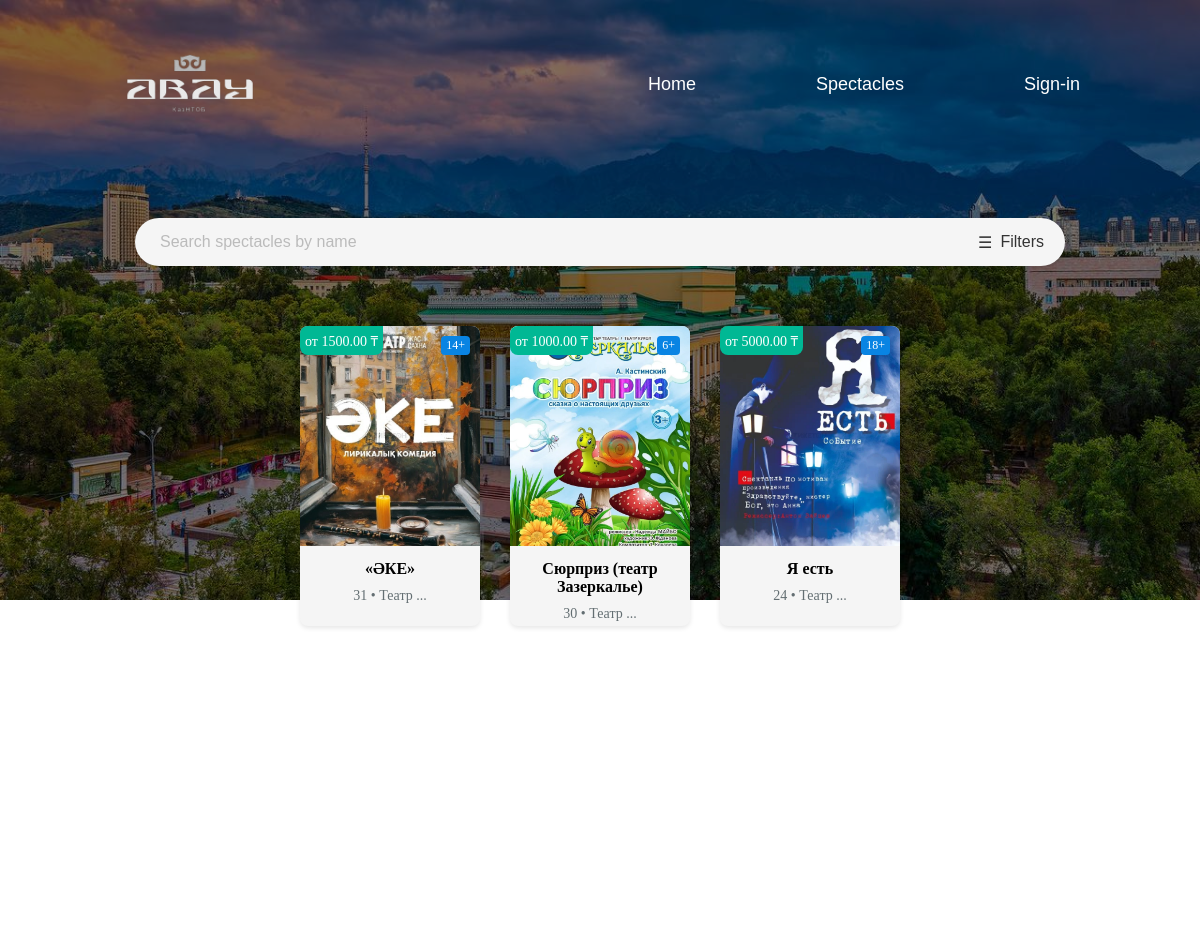
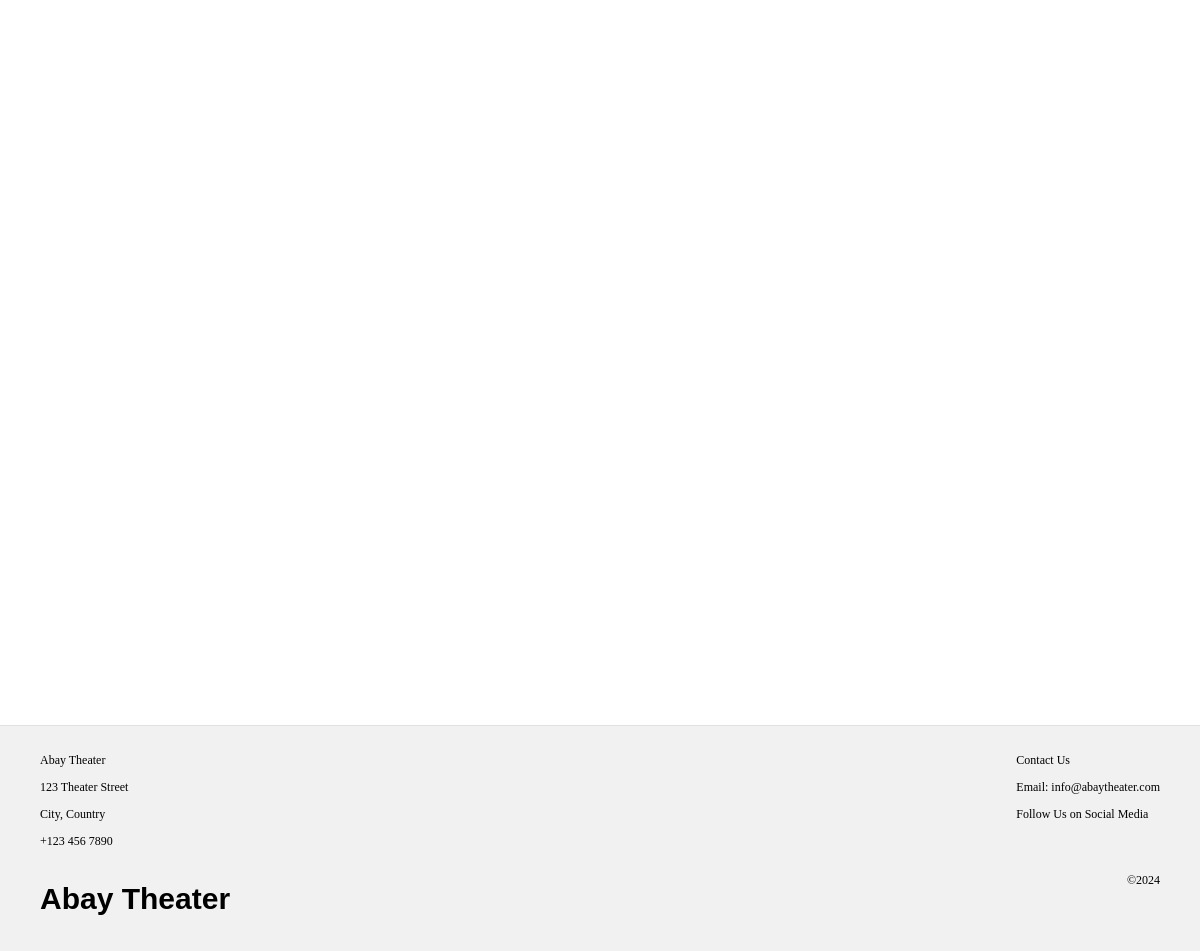
/spectacles/, run on the app's committed database (2 pictures, top to bottom).
### services/models.py (models this page shows, shortened)
class Spectacle(models.Model):
    title = models.CharField(max_length=60)
    image = models.ImageField(upload_to='media/img/spectacles', null=True)
    description = models.CharField(max_length=255)
    price = models.DecimalField(max_digits=10, decimal_places=2, validators=[MinValueValidator(0)])
    duration = models.IntegerField(validators=[MinValueValidator(0)])
    datetime_passing = models.DateTimeField()
    theater_director = models.CharField(max_length=125)
    hall = models.OneToOneField(Hall, on_delete=models.DO_NOTHING, related_name='spectacles')
    age_limit = models.IntegerField(validators=[MinValueValidator(0), MaxValueValidator(100)], default=6)

### services/views.py (the view)
# urls.py: path('spectacles/', views.spectacles, name='spectacles'),
def spectacles(request):
    search_query = ''
    db_spectacles = Spectacle.objects.all()
    if request.method == 'POST':
        search_form = SearchForm(request.POST)
        if search_form.is_valid():
            title = search_form.cleaned_data['title']
            search_query = title
            db_spectacles = Spectacle.objects.filter(title__icontains=title)
    else:
        search_form = SearchForm()
    context = {'spectacles': db_spectacles,
               "search_form": search_form,
               "search_query": search_query}
    return render(request, 'services/spectacles.html', context)

### services/forms.py
class SearchForm(forms.Form):
    title = forms.CharField(max_length=100)

### templates/services/spectacles.html (shortened to what this page needs)
{% extends 'base.html' %}
{% load static %}
{% block container %}
    <link rel="stylesheet" href="{% static 'css/spectacles.css' %}">
    <div class="search-section">
        <form method="POST">
            <div class="search-bar" style="width: 900px">
                <input type="text" name="title" id="search-input" placeholder="Search spectacles by name"
                       value="{{ search_query }}">
                <button class="filter-button" onclick="">Filters</button>
            </div>
        </form>
    </div>
    <div class="card-container" style="width: 60%; margin: 40px auto;">
        {% for spectacle in spectacles %}
            <div class="card" data-category="cabaret" data-date="2024-06-30">
                <div class="card-inner">
                    <div class="card-front">
                        <img src="{{ spectacle.image.url }}" alt="MUHA cabaret">
                        <div class="price">от {{ spectacle.price }} ₸</div>
                        <div class="age">{{ spectacle.age_limit }}+</div>
                        <h3>{{ spectacle.title }}</h3>
                        <p>{{ spectacle.datetime_passing.day }} {{ spectacle.datetime_passing.day|date:"F" }} • Театр ...</p>
                    </div>
                    <div class="card-back">
                        <h3>More Info</h3>
                        <p>Details about the spectacle...</p>
                        <button onclick="window.location.href='{% url 'details' spectacle.pk %}'">Buy Ticket</button>
                    </div>
                </div>
            </div>
        {% endfor %}
    </div>
{% endblock %}

### templates/base.html (shortened to what this page needs)
{% load static %}
<!DOCTYPE html>
<html lang="en">
<head>
    <link rel="stylesheet" href="{% static 'css/styles.css' %}">
    <link rel="stylesheet" href="{% static 'css/modal.css' %}">
</head>
<body>
<header>
    <img src="{% static 'img/logo.png' %}" onclick="window.location.href = '{% url 'home' %}'" alt="" width="300"
     style="position:relative; right: 80px; filter: invert(100%) sepia(0%) saturate(0%) hue-rotate(0deg) brightness(100%) contrast(100%);">
    <div class="navbar">
        <a href="{% url 'home' %}">Home</a>
        <a href="{% url 'spectacles' %}">Spectacles</a>
        {% if user.is_authenticated %}
            {% if user.is_staff %}
                <a href="/admin/">Dashboard</a>
            {% else %}
                <a href="{% url 'my_tickets' %}">My tickets</a>
            {% endif %}
            <a href="{% url 'logout' %}?next={{ request.path }}" id="logoutBtn" class="logout">Logout</a>
        {% else %}
            <a href="#" id="openModalBtn">Sign-in</a>
        {% endif %}
    </div>
</header>
<main>
    {% block container %}
    {% endblock %}
</main>
<footer>
    <div class="up-footer">
        <div class="first-column">
            <p>Abay Theater</p>
            <p>123 Theater Street</p>
            <p>City, Country</p>
            <p>+123 456 7890</p>
        </div>
        <div class="second-column">
            <p>Contact Us</p>
            <p>Email: info@abaytheater.com</p>
            <p>Follow Us on Social Media</p>
        </div>
    </div>
    <div class="bottom-footer">
        <h1>Abay Theater</h1>
        <p>©2024</p>
    </div>
</footer>
</body>
</html>

### static/css/styles.css (style rules this page uses)
body { margin: 0; padding: 0; height: 100%; display: flex; flex-direction: column; position: relative; z-index: 0; }
body::before { content: ""; position: fixed; top: 0; left: 0; right: 0; bottom: 0; background-image: url("../img/photo_2024-05-27_08-39-21.jpg"); background-repeat: no-repeat; background-attachment: fixed; background-size: 100%; filter: brightness(50%); z-index: -1; }
h1 { font-family: Graphik, sans-serif; font-size: 30px; }
header { display: flex; justify-content: space-between; padding: 0 10%; z-index: 100; cursor: pointer; }
.navbar { width: 45%; display: flex; align-items: center; justify-content: space-between; }
.navbar a { text-decoration: none; font-family: Graphik, sans-serif; color: #ffffff; font-size: 18px; line-height: 26px; }
footer { color: black; padding: 15px 40px; font-size: 12px; margin-top: auto; background-color: #f1f1f1; border-top: 1px solid #e0e0e0; }
.up-footer { display: flex; justify-content: space-between; }
.bottom-footer { display: flex; justify-content: space-between; }

### static/css/spectacles.css (style rules this page uses)
.search-section { display: flex; flex-direction: column; align-items: center; margin-top: 50px; }
.search-bar { display: flex; align-items: center; background-color: #f5f5f5; border-radius: 25px; padding: 5px 15px; box-shadow: 0 2px 4px rgba(0, 0, 0, 0.1); }
.search-bar input { border: none; background: none; outline: none; flex-grow: 1; padding: 10px; font-size: 16px; }
.search-bar input::placeholder { color: #bbb; }
.filter-button { border: none; background: none; cursor: pointer; font-size: 16px; color: #333; display: flex; align-items: center; }
.filter-button::before { content: "\2630"; margin-right: 8px; }
.card-container { display: flex; flex-wrap: wrap; gap: 30px; justify-content: center; padding: 20px; }
.card { perspective: 1000px; width: 180px; height: 300px; }
.card-inner { position: relative; width: 100%; height: 100%; transition: transform 0.8s; transform-style: preserve-3d; }
.card-front, .card-back { position: absolute; width: 100%; height: 100%; backface-visibility: hidden; border-radius: 8px; box-shadow: 0 2px 5px rgba(0, 0, 0, 0.1); overflow: hidden; text-align: center; }
.card-front { background-color: #f5f5f5; }
.card-back { background-color: #e2e2e2; transform: rotateY(180deg); display: flex; flex-direction: column; justify-content: center; align-items: center; padding: 20px; }
.card img { width: 100%; height: 220px; object-fit: cover; }
.card .price { background-color: #00b894; color: white; padding: 5px; border-radius: 0 0 8px 8px; position: absolute; top: 0; left: 0; font-size: 14px; }
.card .age { background-color: #0984e3; color: white; padding: 2px 5px; border-radius: 4px; position: absolute; top: 10px; right: 10px; font-size: 12px; }
.card h3 { font-size: 16px; margin: 10px 0; }
.card p { color: #636e72; font-size: 14px; margin: 0 10px 10px; }
.card { opacity: 0; transform: translateY(20px); transition: opacity 0.5s, transform 0.5s; }
.card.visible { opacity: 1; transform: translateY(0); }

### data on the page
Spectacle: image (picture), price "1500.00", age_limit "14", title "«ӘКЕ»", datetime_passing.day "31"
Spectacle: image (picture), price "1000.00", age_limit "6", title "Сюрприз (театр Зазеркалье)", datetime_passing.day "30"
Spectacle: image (picture), price "5000.00", age_limit "18", title "Я есть", datetime_passing.day "24"
